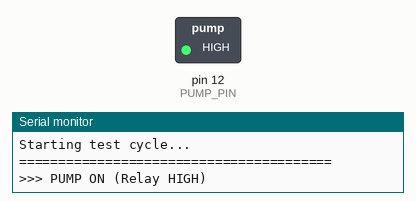
This sketch was run on a simulated Arduino Uno, built with avr-gcc and run on an emulated ATmega328P. Shown: switched loads named in the sketch (green lamp = pin HIGH), the last lines printed to the serial monitor.

Above: at 4.2 s.
At 7.2 s:
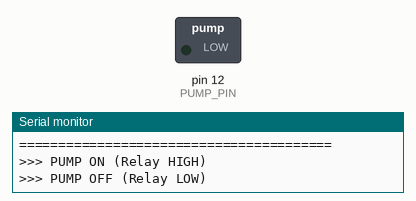
Timing chart, 0 to 10.5 s (numbered marks = the images above):
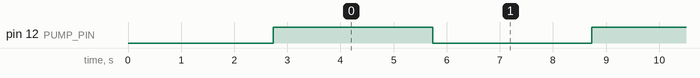

The sketch:

Test_Pump.ino
```cpp
// Test Pump Control - ESP8266
// Upload ini untuk test pompa manual

#define PUMP_PIN 12  // GPIO12 (D6 on NodeMCU)

void setup() {
  delay(2000);
  Serial.begin(9600);
  delay(500);

  Serial.println();
  Serial.println("========================================");
  Serial.println("ESP8266 Pump Test");
  Serial.println("========================================");

  pinMode(PUMP_PIN, OUTPUT);
  digitalWrite(PUMP_PIN, LOW); // Relay OFF (active HIGH)

  Serial.println("Pump initialized (OFF)");
  Serial.println("Relay is ACTIVE HIGH:");
  Serial.println("  - HIGH = Pump ON");
  Serial.println("  - LOW = Pump OFF");
  Serial.println();
  Serial.println("Starting test cycle...");
  Serial.println("========================================");
}

void loop() {
  // Test cycle: ON 3 seconds, OFF 3 seconds

  Serial.println();
  Serial.println(">>> PUMP ON (Relay HIGH)");
  digitalWrite(PUMP_PIN, HIGH);  // Pump ON
  delay(3000);

  Serial.println(">>> PUMP OFF (Relay LOW)");
  digitalWrite(PUMP_PIN, LOW); // Pump OFF
  delay(3000);
}
```

Measured:
- by itself, pin 12 (PUMP_PIN): alternates HIGH for 3.0 s and LOW for 3.0 s
